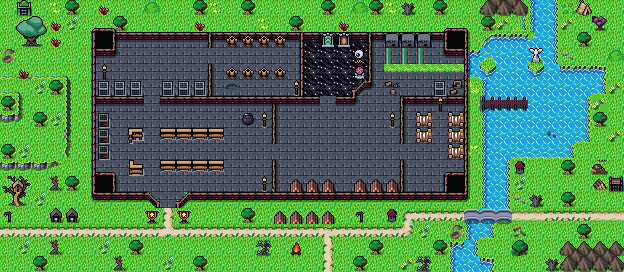

The image is a tile-based game level rendered from a .tmx file. Its description and source (layers, tilesets, objects; grid data summarised) follow:
An orthogonal 39x17 tile map with 16x16 px tiles, 4 tile layers (Collision, Background, Ground, Clutter), 2 tilesets and 44 objects.

<map version="1.10" tiledversion="1.10.1" orientation="orthogonal" renderorder="right-down" width="39" height="17" tilewidth="16" tileheight="16" infinite="0" nextlayerid="9" nextobjectid="102">
 <editorsettings>
  <export target="wastetown..tmx" format="tmx" />
 </editorsettings>
 <tileset firstgid="1" source="../../tileset/main.tsx" />
 <tileset firstgid="10113" source="../../tileset/buildings.tsx" />
 <layer id="6" name="Collision" width="39" height="17">
  <data>[663 cells, 128 non-empty, 13 distinct tile ids]</data>
 </layer>
 <layer id="1" name="Background" width="39" height="17">
  <data>[663 cells, 363 non-empty, 45 distinct tile ids]</data>
 </layer>
 <layer id="2" name="Ground" width="39" height="17">
  <data>[663 cells, 438 non-empty, 48 distinct tile ids]</data>
 </layer>
 <layer id="3" name="Clutter" width="39" height="17">
  <properties>
   <property name="spriteLayer" type="bool" value="true" />
  </properties>
  <data>[663 cells, 368 non-empty, 98 distinct tile ids]</data>
 </layer>
 <objectgroup id="4" name="Objects">
  <object id="38" template="../../obj/entry_up.tx" x="318.665" y="268.262" width="21.5" height="16">
   <properties>
    <property name="teleport" value="" />
   </properties>
  </object>
  <object id="47" template="../../obj/gold.tx" x="282.663" y="66.101" />
  <object id="56" template="../../obj/gold.tx" x="400" y="95.75">
   <properties>
    <property name="reward">[
  {
    "type": "gold",
    "count": 110,
    "addMaxCount": 50
 }
]</property>
   </properties>
  </object>
  <object id="55" template="../../obj/treasure.tx" x="423.522" y="190.333">
   <properties>
    <property name="reward">[{
  "type": "randomCard",
  "count": 2,
  "probability": 1,
  "colors": [ "colorID" ]
},{
  "type": "randomCard",
  "count": 1,
  "probability": 1,
  "rarity": [ "rare", "mythicrare" ],
  "colors": [ "colorID" ]
},{
  "type": "randomCard",
  "count": 1,
  "addMaxCount": 2
}]</property>
   </properties>
  </object>
  <object id="63" template="../../obj/treasure.tx" x="152.522" y="49.333">
   <properties>
    <property name="reward">[{
  "type": "randomCard",
  "count": 2,
  "probability": 1,
  "colors": [ "colorID" ]
},{
  "type": "randomCard",
  "count": 1,
  "probability": 1,
  "rarity": [ "rare", "mythicrare" ],
  "colors": [ "colorID" ]
},{
  "type": "randomCard",
  "count": 1,
  "addMaxCount": 2
}]</property>
   </properties>
  </object>
  <object id="49" template="../../obj/gold.tx" x="20.652" y="97.522">
   <properties>
    <property name="reward">[
  {
    "type": "gold",
    "count": 40,
    "addMaxCount": 40
 }
]</property>
   </properties>
  </object>
  <object id="51" template="../../obj/enemy.tx" gid="11419" x="323.191" y="127.645">
   <properties>
    <property name="enemy" value="Golem" />
    <property name="threatRange" type="int" value="30" />
    <property name="waypoints" value="84,85" />
   </properties>
  </object>
  <object id="54" template="../../obj/enemy.tx" gid="11419" x="323.079" y="72.763">
   <properties>
    <property name="effect">{ "startBattleWithCardInCommandZone": [ "Jace Boss Effect" ]
}</property>
    <property name="enemy" value="Jace" />
   </properties>
  </object>
  <object id="53" template="../../obj/enemy.tx" x="509.579" y="231.263">
   <properties>
    <property name="enemy" value="Werewolf" />
    <property name="threatRange" type="int" value="60" />
   </properties>
  </object>
  <object id="52" template="../../obj/enemy.tx" x="70.184" y="72.579">
   <properties>
    <property name="enemy" value="Symbiote" />
    <property name="threatRange" type="int" value="30" />
   </properties>
  </object>
  <object id="59" template="../../obj/treasure.tx" x="36.5" y="16.5">
   <properties>
    <property name="reward">[{
  "type": "randomCard",
  "count": 2,
  "probability": 1,
  "colors": [ "colorID" ]
},{
  "type": "randomCard",
  "count": 1,
  "probability": 1,
  "rarity": [ "rare", "mythicrare" ],
  "colors": [ "colorID" ]
},{
  "type": "randomCard",
  "count": 1,
  "addMaxCount": 2
}]</property>
   </properties>
  </object>
  <object id="60" template="../../obj/gold.tx" x="337.5" y="192.5">
   <properties>
    <property name="reward">[
  {
    "type": "gold",
    "count": 110,
    "addMaxCount": 50
 }
]</property>
   </properties>
  </object>
  <object id="61" template="../../obj/gold.tx" x="607.5" y="38.5">
   <properties>
    <property name="reward">[
  {
    "type": "gold",
    "count": 110,
    "addMaxCount": 50
 }
]</property>
   </properties>
  </object>
  <object id="62" template="../../obj/gold.tx" x="600.5" y="239.5">
   <properties>
    <property name="reward">[
  {
    "type": "gold",
    "count": 110,
    "addMaxCount": 50
 }
]</property>
   </properties>
  </object>
  <object id="64" template="../../obj/enemy.tx" x="155" y="65.5">
   <properties>
    <property name="enemy" value="Illusionist" />
    <property name="threatRange" type="int" value="30" />
    <property name="waypoints" value="89,88" />
   </properties>
  </object>
  <object id="65" template="../../obj/enemy.tx" x="247" y="160.5" width="22" height="13.5">
   <properties>
    <property name="enemy" value="Illusionist" />
    <property name="threatRange" type="int" value="30" />
    <property name="waypoints" value="84,85" />
   </properties>
  </object>
  <object id="66" template="../../obj/enemy.tx" x="338.5" y="164">
   <properties>
    <property name="enemy" value="Illusionist" />
    <property name="threatRange" type="int" value="30" />
    <property name="waypoints" value="86,87" />
   </properties>
  </object>
  <object id="67" template="../../obj/enemy.tx" x="160.5" y="193.5">
   <properties>
    <property name="enemy" value="Illusionist" />
    <property name="threatRange" type="int" value="30" />
   </properties>
  </object>
  <object id="74" template="../../obj/manashards.tx" x="2" y="141.5" />
  <object id="75" template="../../obj/manashards.tx" x="116.5" y="123" />
  <object id="76" template="../../obj/manashards.tx" x="220.5" y="17.5" />
  <object id="77" template="../../obj/enemy.tx" x="56" y="240">
   <properties>
    <property name="enemy" value="Adept Blue Wizard" />
    <property name="threatRange" type="int" value="30" />
    <property name="waypoints" value="92,80,81,80" />
   </properties>
  </object>
  <object id="78" template="../../obj/enemy.tx" x="593" y="48">
   <properties>
    <property name="enemy" value="Hydra" />
    <property name="threatRange" type="int" value="30" />
   </properties>
  </object>
  <object id="79" template="../../obj/enemy.tx" x="354" y="28.5">
   <properties>
    <property name="enemy" value="Squirrel" />
    <property name="threatRange" type="int" value="30" />
    <property name="waypoints" value="95,96" />
   </properties>
  </object>
  <object id="80" template="../../obj/waypoint.tx" x="112" y="239.5" />
  <object id="81" template="../../obj/waypoint.tx" x="349.5" y="235.5" />
  <object id="82" template="../../obj/waypoint.tx" x="412" y="221" />
  <object id="83" template="../../obj/waypoint.tx" x="551.5" y="231" />
  <object id="84" template="../../obj/waypoint.tx" x="371.5" y="125" />
  <object id="85" template="../../obj/waypoint.tx" x="282" y="128" />
  <object id="86" template="../../obj/waypoint.tx" x="289" y="168" />
  <object id="87" template="../../obj/waypoint.tx" x="380.5" y="167.5" />
  <object id="88" template="../../obj/waypoint.tx" x="135" y="63.5" />
  <object id="89" template="../../obj/waypoint.tx" x="191" y="66.5" />
  <object id="92" template="../../obj/waypoint.tx" x="2" y="238" />
  <object id="93" template="../../obj/waypoint.tx" x="236.5" y="188" />
  </objectgroup>
</map>
<!-- 8 of 44 objects omitted -->
